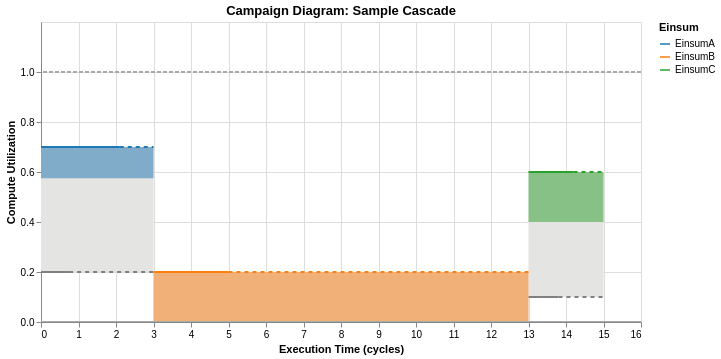

Notebook code cell kept with this figure:
### Markdown cell above
The `draw` method can also return a Pandas dataframe of the data used to create the campaign diagram.

### Code cell
campaign_diagram1 = CampaignDiagram(cascade1)
viz, df = campaign_diagram1.draw(
    guard_position="below",     # or "above", "centered"
    #dual_mode=True,  # dual_mode vs colocated mode. 
    #include_boundaries=True, # draws a vertical line to separate out fusion groups
    return_df=True #True, returns a pandas dataframe of the data used to plot the campaign diagram
)
viz.interactive().show()
df

### Figure 1 — Vega-Lite specification as saved in the notebook (floating-point values rounded to 4 significant figures)
{"config": {"view": {"continuousWidth": 300, "continuousHeight": 300}}, "layer": [{"layer": [{"layer": [{"layer": [{"mark": {"type": "rect", "color": "#E4E4E2"}, "encoding": {"tooltip": [{"field": "Einsum", "type": "nominal"}, {"field": "runtime", "type": "quantitative"}, {"field": "og_runtime", "type": "quantitative"}, {"field": "Memory_Utilization", "type": "quantitative"}, {"field": "Compute_Utilization", "type": "quantitative"}, {"field": "Compute_Utilization_plot", "type": "quantitative"}, {"field": "fusion_group", "type": "nominal"}, {"field": "memory_well", "type": "quantitative"}, {"field": "full_End_Time", "type": "quantitative"}, {"field": "throttled_duration", "type": "quantitative"}, {"field": "mem_throttled_duration", "type": "quantitative"}, {"field": "comp_throttled_duration", "type": "quantitative"}, {"field": "comp_perc", "type": "quantitative"}, {"field": "bw_perc", "type": "quantitative"}, {"field": "compute_type", "type": "nominal"}, {"field": "memory_type", "type": "nominal"}], "x": {"field": "Time_Stamp", "type": "quantitative"}, "x2": {"field": "full_End_Time"}, "y": {"field": "compute_limit_bot", "type": "quantitative"}, "y2": {"field": "compute_limit_top"}}, "name": "view_3180b47281475770_0", "transform": [{"calculate": "datum.Compute_Utilization_plot", "as": "compute_limit_top"}, {"calculate": "datum.Compute_Utilization_plot - 0.5 * datum.memory_well", "as": "compute_limit_bot"}, {"calculate": "datum.Compute_Utilization_plot - datum.Memory_Utilization * 0.5", "as": "y1"}, {"calculate": "datum.Compute_Utilization_plot", "as": "y2"}]}, {"mark": {"type": "rule", "color": "gray", "size": 2, "strokeDash": [0, 0]}, "encoding": {"tooltip": [{"field": "Einsum", "type": "nominal"}, {"field": "runtime", "type": "quantitative"}, {"field": "og_runtime", "type": "quantitative"}, {"field": "Memory_Utilization", "type": "quantitative"}, {"field": "Compute_Utilization", "type": "quantitative"}, {"field": "Compute_Utilization_plot", "type": "quantitative"}, {"field": "fusion_group", "type": "nominal"}, {"field": "memory_well", "type": "quantitative"}, {"field": "full_End_Time", "type": "quantitative"}, {"field": "throttled_duration", "type": "quantitative"}, {"field": "mem_throttled_duration", "type": "quantitative"}, {"field": "comp_throttled_duration", "type": "quantitative"}, {"field": "comp_perc", "type": "quantitative"}, {"field": "bw_perc", "type": "quantitative"}, {"field": "compute_type", "type": "nominal"}, {"field": "memory_type", "type": "nominal"}], "x": {"field": "Time_Stamp", "type": "quantitative"}, "x2": {"field": "mb_End_Time"}, "y": {"field": "compute_limit_bot", "type": "quantitative"}}, "transform": [{"calculate": "datum.Compute_Utilization_plot", "as": "compute_limit_top"}, {"calculate": "datum.Compute_Utilization_plot - 0.5 * datum.memory_well", "as": "compute_limit_bot"}, {"calculate": "datum.Compute_Utilization_plot - datum.Memory_Utilization * 0.5", "as": "y1"}, {"calculate": "datum.Compute_Utilization_plot", "as": "y2"}]}]}, {"mark": {"type": "rect", "opacity": 0.5}, "encoding": {"color": {"field": "Einsum", "legend": null, "scale": {"domain": ["EinsumA", "EinsumB", "EinsumC"], "range": ["#1f77b4", "#ff7f0e", "#2ca02c"]}, "sort": ["EinsumA", "EinsumB", "EinsumC"], "type": "nominal"}, "tooltip": [{"field": "Einsum", "type": "nominal"}, {"field": "runtime", "type": "quantitative"}, {"field": "og_runtime", "type": "quantitative"}, {"field": "Memory_Utilization", "type": "quantitative"}, {"field": "Compute_Utilization", "type": "quantitative"}, {"field": "Compute_Utilization_plot", "type": "quantitative"}, {"field": "fusion_group", "type": "nominal"}, {"field": "memory_well", "type": "quantitative"}, {"field": "full_End_Time", "type": "quantitative"}, {"field": "throttled_duration", "type": "quantitative"}, {"field": "mem_throttled_duration", "type": "quantitative"}, {"field": "comp_throttled_duration", "type": "quantitative"}, {"field": "comp_perc", "type": "quantitative"}, {"field": "bw_perc", "type": "quantitative"}, {"field": "compute_type", "type": "nominal"}, {"field": "memory_type", "type": "nominal"}], "x": {"field": "Time_Stamp", "type": "quantitative"}, "x2": {"field": "full_End_Time"}, "y": {"field": "y1", "type": "quantitative"}, "y2": {"field": "y2"}}, "transform": [{"calculate": "datum.Compute_Utilization_plot", "as": "compute_limit_top"}, {"calculate": "datum.Compute_Utilization_plot - 0.5 * datum.memory_well", "as": "compute_limit_bot"}, {"calculate": "datum.Compute_Utilization_plot - datum.Memory_Utilization * 0.5", "as": "y1"}, {"calculate": "datum.Compute_Utilization_plot", "as": "y2"}]}, {"mark": {"type": "line", "interpolate": "step-after", "size": 2}, "encoding": {"color": {"field": "Einsum", "legend": null, "scale": {"domain": ["EinsumA", "EinsumB", "EinsumC"], "range": ["#1f77b4", "#ff7f0e", "#2ca02c"]}, "sort": ["EinsumA", "EinsumB", "EinsumC"], "type": "nominal"}, "tooltip": [{"field": "Einsum", "type": "nominal"}, {"field": "runtime", "type": "quantitative"}, {"field": "og_runtime", "type": "quantitative"}, {"field": "Memory_Utilization", "type": "quantitative"}, {"field": "Compute_Utilization", "type": "quantitative"}, {"field": "Compute_Utilization_plot", "type": "quantitative"}, {"field": "fusion_group", "type": "nominal"}, {"field": "memory_well", "type": "quantitative"}, {"field": "full_End_Time", "type": "quantitative"}, {"field": "throttled_duration", "type": "quantitative"}, {"field": "mem_throttled_duration", "type": "quantitative"}, {"field": "comp_throttled_duration", "type": "quantitative"}, {"field": "comp_perc", "type": "quantitative"}, {"field": "bw_perc", "type": "quantitative"}, {"field": "compute_type", "type": "nominal"}, {"field": "memory_type", "type": "nominal"}], "x": {"field": "Time_Stamp", "type": "quantitative"}, "x2": {"field": "cb_End_Time"}, "y": {"axis": {"labelExpr": "format(datum.value, '.1f')", "title": "Compute Utilization", "values": [0, 0.2, 0.4, 0.6, 0.8, 1.0]}, "field": "Compute_Utilization_plot", "scale": {"domain": [0, 1.2]}, "title": "Compute Utilization", "type": "quantitative"}}, "transform": [{"calculate": "datum.Compute_Utilization_plot", "as": "compute_limit_top"}, {"calculate": "datum.Compute_Utilization_plot - 0.5 * datum.memory_well", "as": "compute_limit_bot"}, {"calculate": "datum.Compute_Utilization_plot - datum.Memory_Utilization * 0.5", "as": "y1"}, {"calculate": "datum.Compute_Utilization_plot", "as": "y2"}]}, {"mark": {"type": "rule", "color": "gray", "size": 2, "strokeDash": [4, 4]}, "encoding": {"tooltip": [{"field": "Einsum", "type": "nominal"}, {"field": "runtime", "type": "quantitative"}, {"field": "og_runtime", "type": "quantitative"}, {"field": "Memory_Utilization", "type": "quantitative"}, {"field": "Compute_Utilization", "type": "quantitative"}, {"field": "Compute_Utilization_plot", "type": "quantitative"}, {"field": "fusion_group", "type": "nominal"}, {"field": "memory_well", "type": "quantitative"}, {"field": "full_End_Time", "type": "quantitative"}, {"field": "throttled_duration", "type": "quantitative"}, {"field": "mem_throttled_duration", "type": "quantitative"}, {"field": "comp_throttled_duration", "type": "quantitative"}, {"field": "comp_perc", "type": "quantitative"}, {"field": "bw_perc", "type": "quantitative"}, {"field": "compute_type", "type": "nominal"}, {"field": "memory_type", "type": "nominal"}], "x": {"field": "mb_End_Time", "type": "quantitative"}, "x2": {"field": "full_End_Time"}, "y": {"field": "compute_limit_bot", "type": "quantitative"}}, "transform": [{"calculate": "datum.Compute_Utilization_plot", "as": "compute_limit_top"}, {"calculate": "datum.Compute_Utilization_plot - 0.5 * datum.memory_well", "as": "compute_limit_bot"}, {"calculate": "datum.Compute_Utilization_plot - datum.Memory_Utilization * 0.5", "as": "y1"}, {"calculate": "datum.Compute_Utilization_plot", "as": "y2"}]}, {"data": {"name": "data-58513c3f7f2ed5a7aa501408009bf5e5"}, "mark": {"type": "rule", "size": 2, "strokeDash": [4, 4]}, "encoding": {"color": {"field": "Einsum", "legend": null, "scale": {"domain": ["EinsumA", "EinsumB", "EinsumC"], "range": ["#1f77b4", "#ff7f0e", "#2ca02c"]}, "sort": ["EinsumA", "EinsumB", "EinsumC"], "type": "nominal"}, "tooltip": [{"field": "Einsum", "type": "nominal"}, {"field": "x", "type": "quantitative"}, {"field": "x2", "type": "quantitative"}], "x": {"field": "x", "type": "quantitative"}, "x2": {"field": "x2"}, "y": {"field": "y", "type": "quantitative"}}}], "data": {"name": "data-39fc3809a14fed9a39509a4b1327930c"}, "encoding": {"x": {"field": "Time_Stamp", "title": "Execution Time (cycles)", "type": "quantitative"}}, "resolve": {"scale": {"color": "independent"}}}, {"data": {"name": "data-62270e77d641448c13ff0a9fcf3e6578"}, "mark": {"type": "rule", "color": "darkgray", "size": 2, "strokeDash": [4, 2]}, "encoding": {"y": {"field": "y", "type": "quantitative"}}}]}, {"data": {"name": "data-87e69d7a9d7ae5b02a22f807b2d20c57"}, "mark": {"type": "rule", "color": "darkgray", "size": 2, "strokeDash": [0, 0]}, "encoding": {"y": {"field": "y", "type": "quantitative"}}}, {"data": {"name": "data-9145d7b3939a01dab6b165bf595666f4"}, "mark": {"type": "line", "opacity": 0}, "encoding": {"color": {"field": "Einsum", "legend": {"title": "Einsum"}, "scale": {"domain": ["EinsumA", "EinsumB", "EinsumC"], "range": ["#1f77b4", "#ff7f0e", "#2ca02c"]}, "sort": ["EinsumA", "EinsumB", "EinsumC"], "type": "nominal"}}}], "height": 300, "params": [{"name": "param_1e9efca18e7a2868", "select": {"type": "interval", "encodings": ["x", "y"]}, "bind": "scales", "views": ["view_3180b47281475770_0"]}], "title": "Campaign Diagram: Sample Cascade", "width": 600, "$schema": "https://vega.github.io/schema/vega-lite/v6.4.1.json", "datasets": {"data-39fc3809a14fed9a39509a4b1327930c": [{"Einsum": "EinsumA", "fusion_group": null, "fusion_type": "NONE", "Starting_Time": 0.0, "Time_Stamp": 0.0, "End_Time": 2.1, "cb_End_Time": 2.1, "mb_End_Time": 0.75, "full_End_Time": 3.0, "runtime": 3, "og_runtime": 3, "Compute_Utilization": 0.7, "Compute_Utilization_plot": 0.7, "Memory_Utilization": 0.25, "Memory_Utilization_plot": 0.25, "memory_well": 1.0, "cutil_start": 0.0, "mutil_start": 0.0, "compute_color": "#332288", "bw_color": "#9990C3", "throttled": true, "throttled_duration": 0.9, "mem_throttled_duration": 2.25, "comp_throttled_duration": 0.9, "comp_perc": 1.0, "bw_perc": 1.0, "compute_type": "Compute Pool", "memory_type": "Memory Pool"}, {"Einsum": "EinsumB", "fusion_group": null, "fusion_type": "NONE", "Starting_Time": 3.0, "Time_Stamp": 3.0, "End_Time": 12.0, "cb_End_Time": 5.0, "mb_End_Time": 12.0, "full_End_Time": 13.0, "runtime": 10, "og_runtime": 10, "Compute_Utilization": 0.2, "Compute_Utilization_plot": 0.2, "Memory_Utilization": 0.9, "Memory_Utilization_plot": 0.9, "memory_well": 1.0, "cutil_start": 0.0, "mutil_start": 0.0, "compute_color": "#117733", "bw_color": "#88BB99", "throttled": true, "throttled_duration": 1.0, "mem_throttled_duration": 1.0, "comp_throttled_duration": 8.0, "comp_perc": 1.0, "bw_perc": 1.0, "compute_type": "Compute Pool", "memory_type": "Memory Pool"}, {"Einsum": "EinsumC", "fusion_group": null, "fusion_type": "NONE", "Starting_Time": 13.0, "Time_Stamp": 13.0, "End_Time": 14.2, "cb_End_Time": 14.2, "mb_End_Time": 13.8, "full_End_Time": 15.0, "runtime": 2, "og_runtime": 2, "Compute_Utilization": 0.6, "Compute_Utilization_plot": 0.6, "Memory_Utilization": 0.4, "Memory_Utilization_plot": 0.4, "memory_well": 1.0, "cutil_start": 0.0, "mutil_start": 0.0, "compute_color": "#882255", "bw_color": "#C390AA", "throttled": true, "throttled_duration": 0.8, "mem_throttled_duration": 1.2, "comp_throttled_duration": 0.8, "comp_perc": 1.0, "bw_perc": 1.0, "compute_type": "Compute Pool", "memory_type": "Memory Pool"}], "data-58513c3f7f2ed5a7aa501408009bf5e5": [{"Einsum": "EinsumA", "x": 2.1, "x2": 3.0, "y": 0.7, "color": "#332288"}, {"Einsum": "EinsumB", "x": 5.0, "x2": 13.0, "y": 0.2, "color": "#117733"}, {"Einsum": "EinsumC", "x": 14.2, "x2": 15.0, "y": 0.6, "color": "#882255"}], "data-62270e77d641448c13ff0a9fcf3e6578": [{"y": 1.0}], "data-87e69d7a9d7ae5b02a22f807b2d20c57": [{"y": 0.0}], "data-9145d7b3939a01dab6b165bf595666f4": [{"Einsum": "EinsumA", "fusion_group": null, "fusion_type": "NONE", "Starting_Time": 0.0, "Time_Stamp": 0.0, "End_Time": 2.1, "cb_End_Time": 2.1, "mb_End_Time": 0.75, "full_End_Time": 3.0, "runtime": 3, "og_runtime": 3, "Compute_Utilization": 0.7, "Compute_Utilization_plot": 0.7, "Memory_Utilization": 0.25, "Memory_Utilization_plot": 0.25, "memory_well": 1.0, "cutil_start": 0.0, "mutil_start": 0.0, "compute_color": "#332288", "bw_color": "#9990C3", "throttled": true, "throttled_duration": 0.9, "mem_throttled_duration": 2.25, "comp_throttled_duration": 0.9, "comp_perc": 1.0, "bw_perc": 1.0, "compute_type": "Compute Pool", "memory_type": "Memory Pool"}]}}
